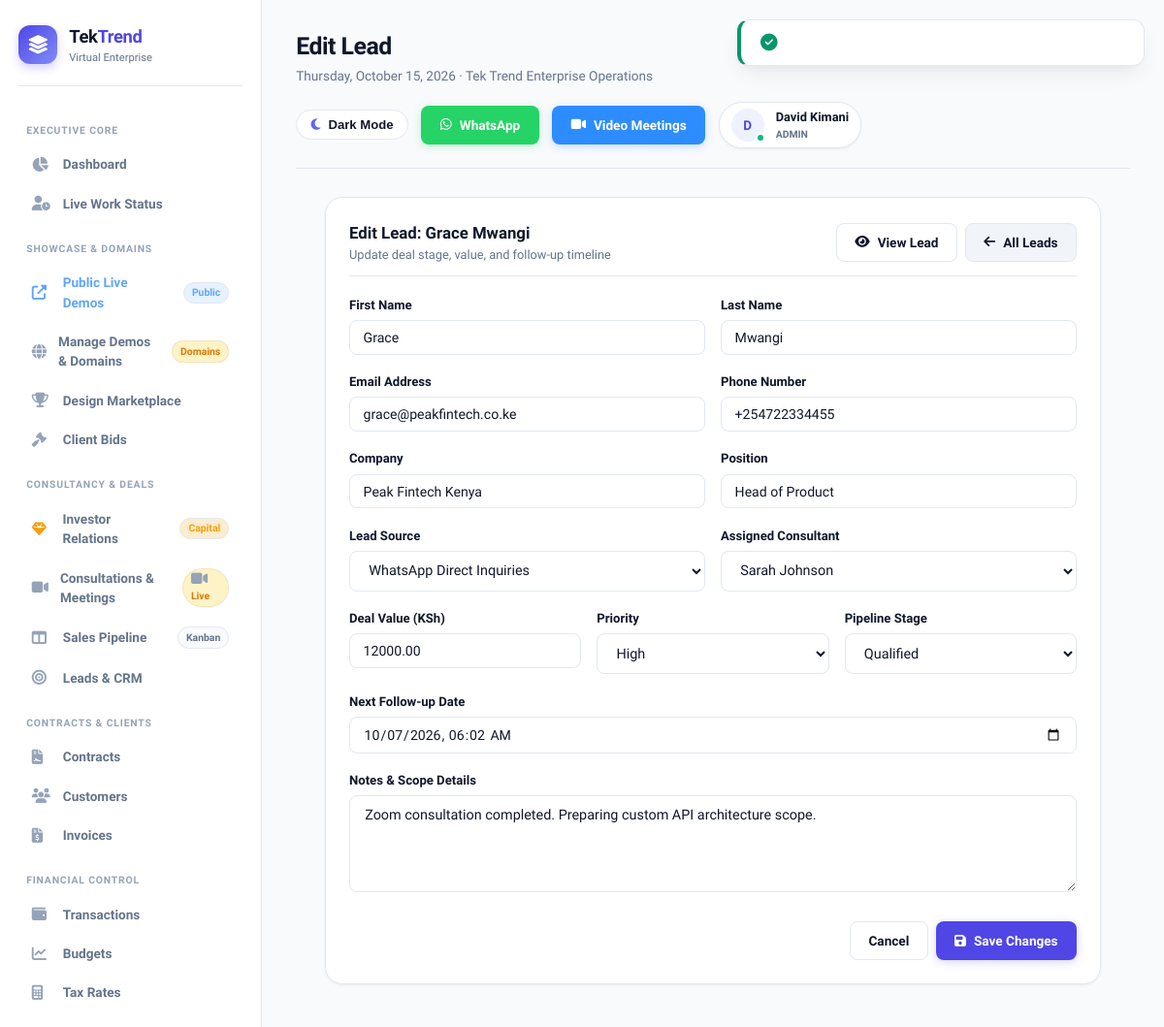
The app's page /public/leads/2/edit (signed in), older data.
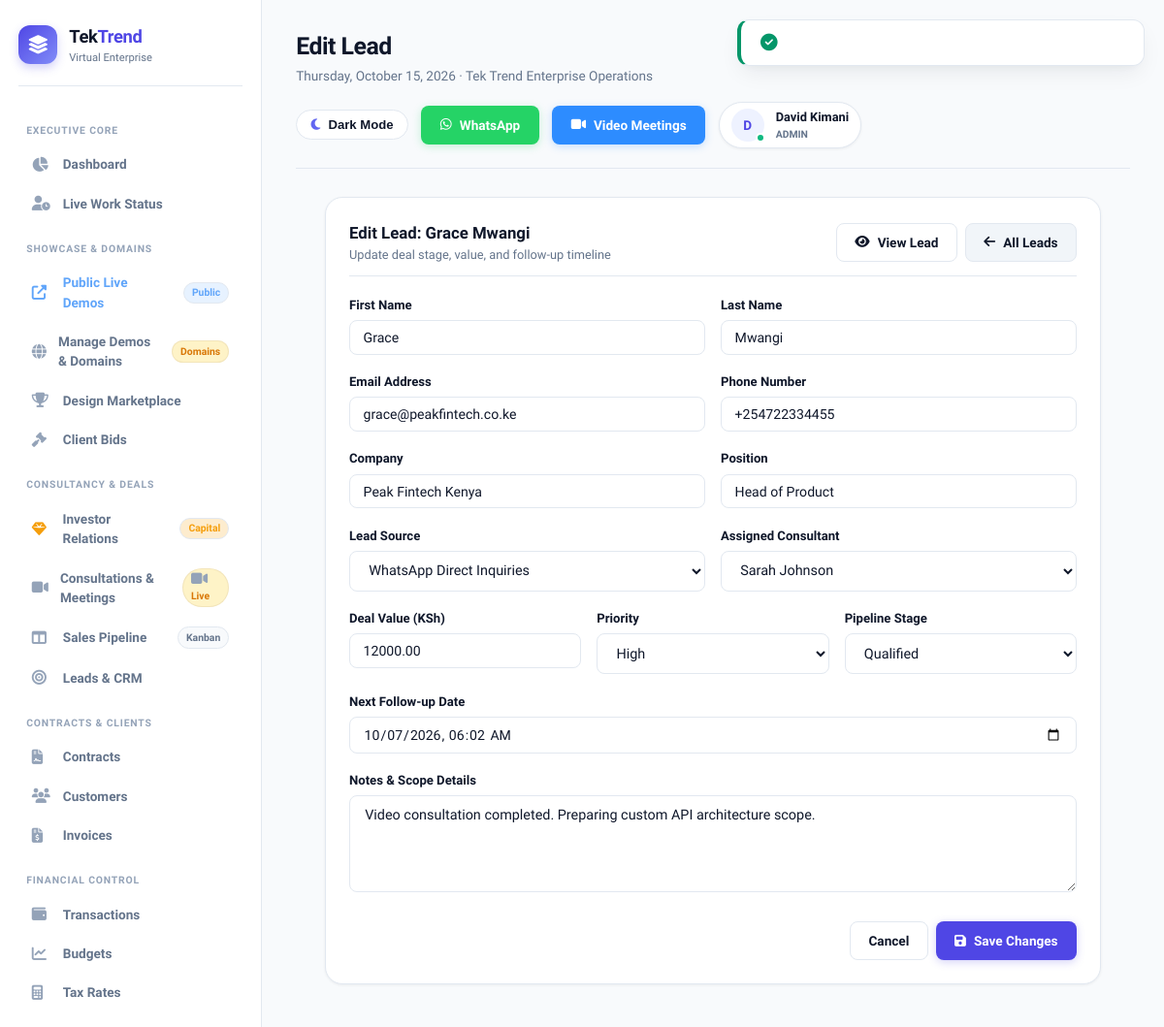
The same page, newer data.
### tables this page shows
CREATE TABLE `leads` (
    `id` INT UNSIGNED NOT NULL AUTO_INCREMENT,
    `source_id` INT UNSIGNED DEFAULT NULL,
    `assigned_to` INT UNSIGNED DEFAULT NULL,
    `first_name` VARCHAR(50) NOT NULL,
    `last_name` VARCHAR(50) NOT NULL,
    `email` VARCHAR(100) DEFAULT NULL,
    `phone` VARCHAR(20) DEFAULT NULL,
    `company` VARCHAR(100) DEFAULT NULL,
    `position` VARCHAR(100) DEFAULT NULL,
    `value` DECIMAL(12,2) DEFAULT 0.00,
    `status` ENUM('new','contacted','qualified','proposal','negotiation','closed_won','closed_lost') DEFAULT 'new',
    `priority` ENUM('low','medium','high','urgent') DEFAULT 'medium',
    `notes` TEXT,
    `next_followup` DATETIME DEFAULT NULL,
    `created_at` TIMESTAMP DEFAULT CURRENT_TIMESTAMP,
    `updated_at` TIMESTAMP DEFAULT CURRENT_TIMESTAMP ON UPDATE CURRENT_TIMESTAMP,
    PRIMARY KEY (`id`),
    KEY `source_id` (`source_id`),
    KEY `assigned_to` (`assigned_to`),
    KEY `status` (`status`),
    KEY `priority` (`priority`),
    KEY `next_followup` (`next_followup`)
);

CREATE TABLE `lead_sources` (
    `id` INT UNSIGNED NOT NULL AUTO_INCREMENT,
    `name` VARCHAR(100) NOT NULL,
    `type` ENUM('online','offline','referral','social','email','other') DEFAULT 'other',
    `description` TEXT,
    `status` ENUM('active','inactive') DEFAULT 'active',
    `created_at` TIMESTAMP DEFAULT CURRENT_TIMESTAMP,
    PRIMARY KEY (`id`)
);

CREATE TABLE `users` (
    `id` INT UNSIGNED NOT NULL AUTO_INCREMENT,
    `department_id` INT UNSIGNED DEFAULT NULL,
    `employee_id` VARCHAR(20) NOT NULL,
    `first_name` VARCHAR(50) NOT NULL,
    `last_name` VARCHAR(50) NOT NULL,
    `email` VARCHAR(100) NOT NULL,
    `phone` VARCHAR(20) DEFAULT NULL,
    `password` VARCHAR(255) NOT NULL,
    `role` ENUM('admin','manager','employee','accountant','sales','support','client','partner') DEFAULT 'employee',
    `position` VARCHAR(100) DEFAULT NULL,
    `avatar` VARCHAR(255) DEFAULT NULL,
    `status` ENUM('active','inactive','suspended','pending') DEFAULT 'active',
    `last_login` TIMESTAMP NULL DEFAULT NULL,
    `last_activity` TIMESTAMP NULL DEFAULT NULL,
    `is_online` TINYINT(1) DEFAULT 0,
    `work_status` ENUM('offline','working','away','break','meeting') DEFAULT 'offline',
    `created_at` TIMESTAMP DEFAULT CURRENT_TIMESTAMP,
    `updated_at` TIMESTAMP DEFAULT CURRENT_TIMESTAMP ON UPDATE CURRENT_TIMESTAMP,
    PRIMARY KEY (`id`),
    UNIQUE KEY `email` (`email`),
    UNIQUE KEY `employee_id` (`employee_id`),
    KEY `department_id` (`department_id`),
    KEY `is_online` (`is_online`),
    KEY `work_status` (`work_status`)
);

### app/views/leads/edit.php (the view, shortened to what the changed rows need)
<div class="card" style="max-width: 800px; margin: 0 auto;">
    <div class="card-header">
        <div>
            <h3 class="card-title">Edit Lead: <?= sanitize($lead['first_name'] . ' ' . $lead['last_name']) ?></h3>
            <p class="card-subtitle">Update deal stage, value, and follow-up timeline</p>
        </div>
        <div style="display: flex; gap: 0.5rem;">
            <a href="<?= eurl('/leads/' . $lead['id']) ?>" class="btn btn-outline"><i class="fas fa-eye"></i> View Lead</a>
            <a href="<?= eurl('/leads') ?>" class="btn btn-secondary"><i class="fas fa-arrow-left"></i> All Leads</a>
        </div>
    </div>
    <form method="POST" action="<?= eurl('/leads/' . $lead['id']) ?>">
        <div style="display: grid; grid-template-columns: 1fr 1fr; gap: 1rem;">
            <div class="form-group">
                <label class="required">First Name</label>
                <input type="text" name="first_name" class="form-control" required value="<?= sanitize($lead['first_name']) ?>">
            </div>
            <div class="form-group">
                <label class="required">Last Name</label>
                <input type="text" name="last_name" class="form-control" required value="<?= sanitize($lead['last_name']) ?>">
            </div>
        </div>
        <div style="display: grid; grid-template-columns: 1fr 1fr; gap: 1rem;">
            <div class="form-group">
                <label>Email Address</label>
                <input type="email" name="email" class="form-control" value="<?= sanitize($lead['email'] ?? '') ?>">
            </div>
            <div class="form-group">
                <label>Phone Number</label>
                <input type="text" name="phone" class="form-control" value="<?= sanitize($lead['phone'] ?? '') ?>">
            </div>
        </div>
        <div style="display: grid; grid-template-columns: 1fr 1fr; gap: 1rem;">
            <div class="form-group">
                <label>Company</label>
                <input type="text" name="company" class="form-control" value="<?= sanitize($lead['company'] ?? '') ?>">
            </div>
            <div class="form-group">
                <label>Position</label>
                <input type="text" name="position" class="form-control" value="<?= sanitize($lead['position'] ?? '') ?>">
            </div>
        </div>
        <div style="display: grid; grid-template-columns: 1fr 1fr; gap: 1rem;">
            <div class="form-group">
                <label>Lead Source</label>
                <select name="source_id" class="form-control">
                    <?php foreach ($sources as $s): ?>
                        <option value="<?= $s['id'] ?>" <?= ($lead['source_id'] == $s['id']) ? 'selected' : '' ?>><?= sanitize($s['name']) ?></option>
                    <?php endforeach; ?>
                </select>
            </div>
            <div class="form-group">
                <label>Assigned Consultant</label>
                <select name="assigned_to" class="form-control">
                    <?php foreach ($users as $u): ?>
                        <option value="<?= $u['id'] ?>" <?= ($lead['assigned_to'] == $u['id']) ? 'selected' : '' ?>><?= sanitize($u['first_name'] . ' ' . $u['last_name']) ?></option>
                    <?php endforeach; ?>
                </select>
            </div>
        </div>
        <div style="display: grid; grid-template-columns: 1fr 1fr 1fr; gap: 1rem;">
            <div class="form-group">
                <label>Deal Value (KSh)</label>
                <input type="number" step="100" name="value" class="form-control" value="<?= $lead['value'] ?>">
            </div>
            <div class="form-group">
                <label>Priority</label>
                <select name="priority" class="form-control">
                    <option value="high" <?= ($lead['priority'] == 'high') ? 'selected' : '' ?>>High</option>
                </select>
            </div>
            <div class="form-group">
                <label>Pipeline Stage</label>
                <select name="status" class="form-control">
                    <option value="qualified" <?= ($lead['status'] == 'qualified') ? 'selected' : '' ?>>Qualified</option>
                </select>
            </div>
        </div>
        <div class="form-group">
            <label>Next Follow-up Date</label>
            <input type="datetime-local" name="next_followup" class="form-control" value="<?= $lead['next_followup'] ? date('Y-m-d\TH:i', strtotime($lead['next_followup'])) : '' ?>">
        </div>
        <div class="form-group">
            <label>Notes & Scope Details</label>
            <textarea name="notes" class="form-control" rows="3"><?= sanitize($lead['notes'] ?? '') ?></textarea>
        </div>
        <div style="display: flex; justify-content: flex-end; gap: 0.5rem; margin-top: 1.5rem;">
            <a href="<?= eurl('/leads/' . $lead['id']) ?>" class="btn btn-outline">Cancel</a>
            <button type="submit" class="btn btn-primary"><i class="fas fa-save"></i> Save Changes</button>
        </div>
    </form>
</div>

### app/core/Router.php (shortened to what the changed rows need)
<?php
class Router {
    private $routes = [];
    private function addRoute($method, $path, $handler, $middleware = []) {
        $this->routes[] = [
            'method'      => $method,
            'path'        => $path,
            'handler'     => $handler,
            'middleware'  => $middleware
        ];
    }
    public function dispatch() {
        $method = $_SERVER['REQUEST_METHOD'];
        $requestPath = parse_url($_SERVER['REQUEST_URI'], PHP_URL_PATH);
        $basePath = rtrim(str_replace(basename($_SERVER['SCRIPT_NAME']), '', $_SERVER['SCRIPT_NAME']), '/');
        if ($basePath && strpos($requestPath, $basePath) === 0) {
            $requestPath = substr($requestPath, strlen($basePath));
        }
        $requestPath = '/' . ltrim($requestPath, '/');
        foreach ($this->routes as $route) {
            if ($route['method'] !== 'ANY' && $route['method'] !== $method) {
                continue;
            }
            $pattern = preg_replace('#\{[^}]+\}#', '([^/]+)', $route['path']);
            $pattern = '#^' . $pattern . '$#';
            if (preg_match($pattern, $requestPath, $matches)) {
                $params = [];
                if (preg_match_all('#\{([^}]+)\}#', $route['path'], $paramNames)) {
                    foreach ($paramNames[1] as $index => $name) {
                        $params[$name] = $matches[$index + 1];
                    }
                }
                $this->executeHandler($route['handler'], $params);
                return;
            }
        }
    }
    private function executeHandler($handler, $params = []) {
        if (is_string($handler)) {
            $parts = explode('@', $handler);
            if (count($parts) === 2) {
                $controllerName = $parts[0];
                $methodName = $parts[1];
                if (class_exists($controllerName)) {
                    $controller = new $controllerName();
                    if (method_exists($controller, $methodName)) {
                        call_user_func_array([$controller, $methodName], $params);
                        return;
                    }
                }
            }
        }
    }
}

Row changes from the older to the newer data that the page shows:
changed leads "Grace Mwangi": notes "Zoom consultation completed. Preparing custom API architecture scope." → "Video consultation completed. Preparing custom API architecture scope."
